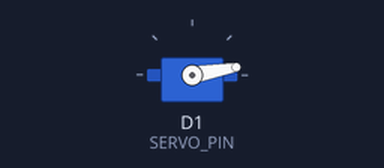
The sketch below on a simulated ESP8266 (NodeMCU). On the bench: servo. What the sketch prints to the serial monitor is not drawn.

Above: at 1.05 s.
At 1.25 s:
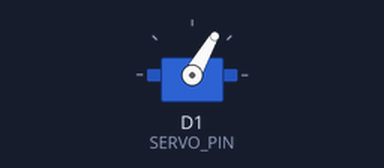
At 1.5 s:
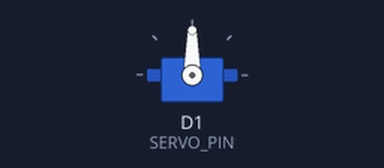
At 1.95 s:
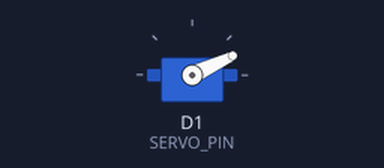
Timing chart, 0 to 4.6 s (numbered marks = the images above):
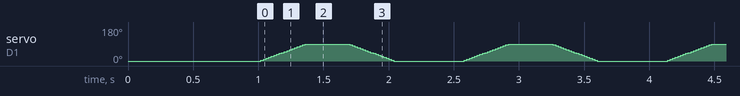

The sketch:

prueba_servo.ino
```cpp
#include <Arduino.h>
#include <Servo.h>

Servo servo;

const int SERVO_PIN  = D1;
const int MAX_ANGLE  = 90;
const int STEP       = 5;     // Tamaño del paso (más pequeño = más suave)
const int STEP_DELAY = 20;    // ms entre pasos (20ms = velocidad media-alta)

void setup() {
  Serial.begin(115200);
  Serial.println("Barrido suave 0 -> MAX_ANGLE -> 0");


  servo.attach(SERVO_PIN, 500, 2400);

  // Posición inicial
  servo.write(0);
  delay(1000);
}

void loop() {
  // Subir: 0 -> MAX_ANGLE
  for (int ang = 0; ang <= MAX_ANGLE; ang += STEP) {
    servo.write(ang);
    delay(STEP_DELAY);
  }

  // Pausa breve en la posición "abierta"
  delay(300);

  // Bajar: MAX_ANGLE -> 0
  for (int ang = MAX_ANGLE; ang >= 0; ang -= STEP) {
    servo.write(ang);
    delay(STEP_DELAY);
  }

  // Pausa en "cerrado"
  delay(500);
}
```
